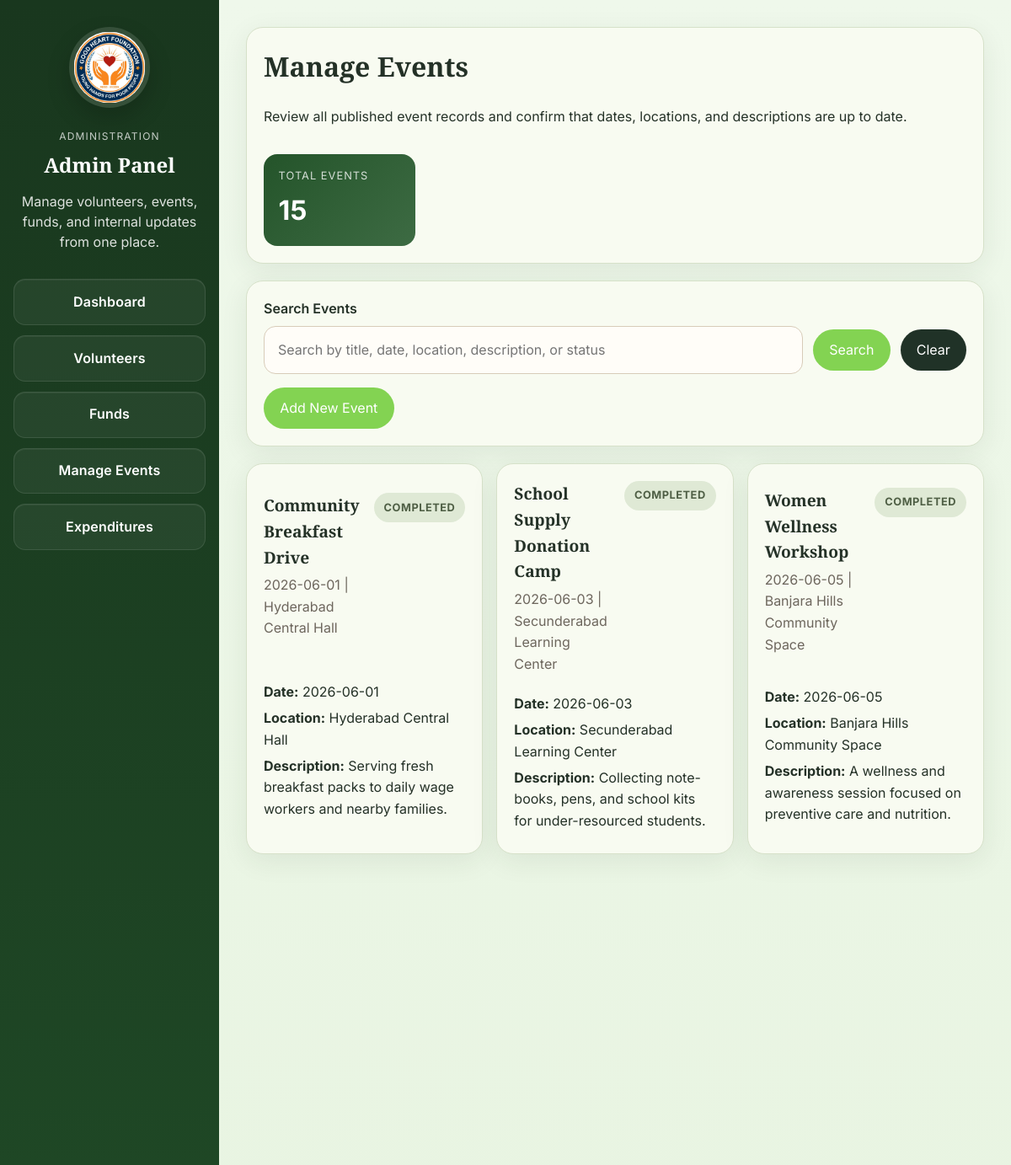
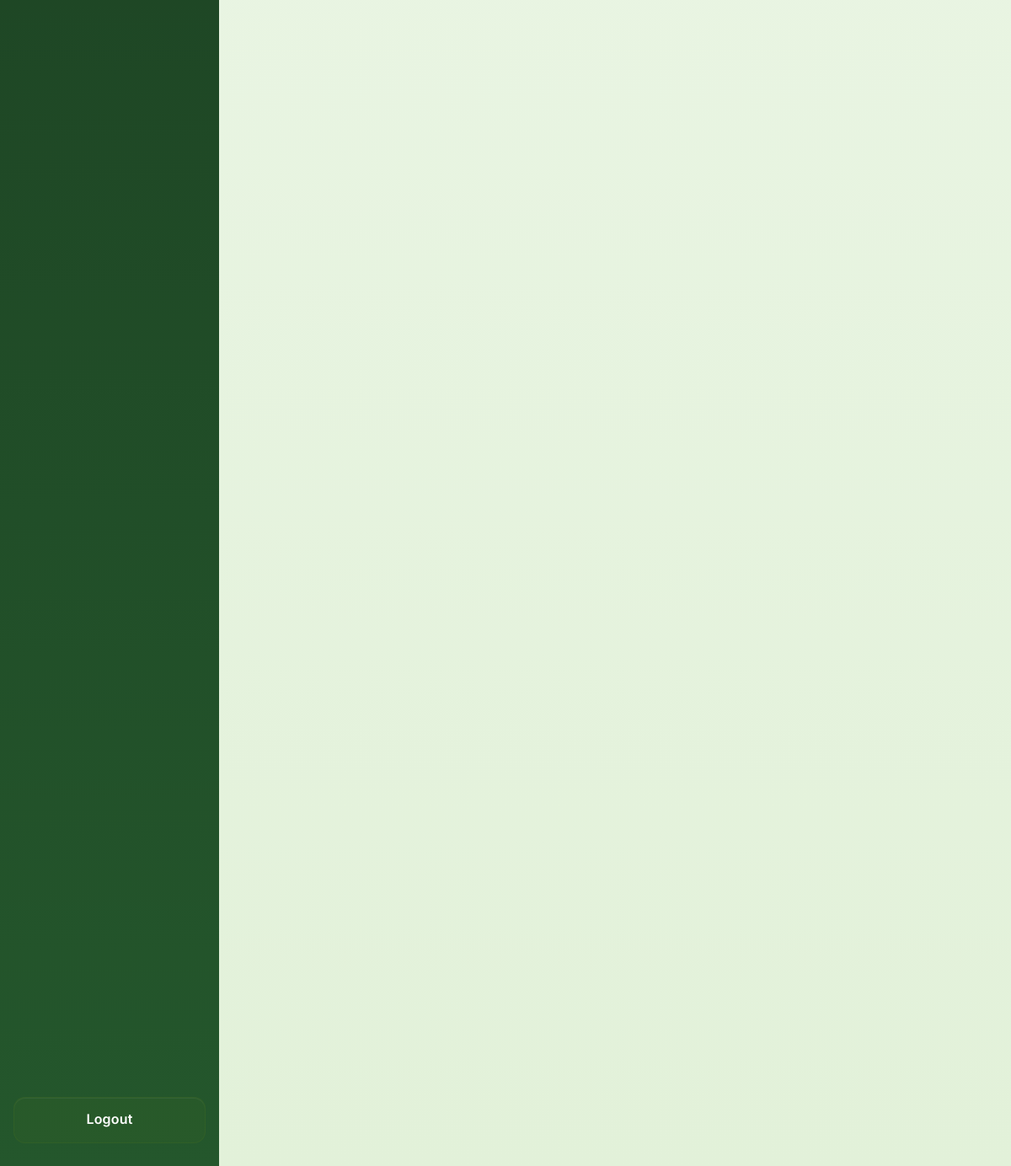
Page /admin/manage-events (signed in) on the committed database (2 pictures, top to bottom).
### tables this page shows
CREATE TABLE events (
    id INTEGER PRIMARY KEY AUTOINCREMENT,
    title TEXT NOT NULL,
    description TEXT,
    event_date TEXT NOT NULL,
    location TEXT NOT NULL,
    image_path TEXT,
    created_at TIMESTAMP DEFAULT CURRENT_TIMESTAMP
);

### routes/admin_routes.py (the view, shortened to what this page needs)
@admin_bp.route("/manage-events")
@login_required
def manage_events():
    events = get_all_events()
    search_query = request.args.get("q", "").strip()
    today = date.today()
    for event in events:
        try:
            event_date = date.fromisoformat(event.get("event_date", ""))
            event["status"] = "Upcoming" if event_date >= today else "Completed"
        except ValueError:
            event["status"] = "Unknown"
    return render_template(
        "admin/manage_events.html",
        events=events,
        search_query=search_query,
    )

### controllers/event_controller.py (called while the page is built)
def get_all_events():
    return get_events()

### models/event_model.py (called while the page is built)
def get_events():
    return fetch_all("SELECT * FROM events ORDER BY event_date ASC")

### utils/auth.py (called while the page is built)
def login_required(f):
    @wraps(f)
    def decorated_function(*args, **kwargs):
        if "admin_user" not in session:
            return redirect(url_for("admin.login"))
        return f(*args, **kwargs)
    return decorated_function

### utils/helpers.py (called while the page is built)
def get_db_connection(database_path=None):
    db_path = database_path or os.path.join(BASE_DIR, "database", "ngo.db")
    connection = sqlite3.connect(db_path)
    connection.row_factory = sqlite3.Row
    return connection

def fetch_all(query, params=()):
    connection = get_db_connection()
    try:
        rows = connection.execute(query, params).fetchall()
        return [dict(row) for row in rows]
    finally:
        connection.close()

### templates/admin/manage_events.html (shortened to what this page needs)
{% extends "base.html" %}
{% block styles %}<link rel="stylesheet" href="{{ url_for('static', filename='css/admin.css') }}">{% endblock %}
{% block body %}
<div class="admin-layout">
    {% include "admin/sidebar.html" %}
    <main class="admin-content">
        <div class="card admin-section-head">
            <div>
                <h1>Manage Events</h1>
                <p>Review all published event records and confirm that dates, locations, and descriptions are up to date.</p>
            </div>
            <div class="admin-pill">
                <span>Total Events</span>
                <strong>{{ events|length }}</strong>
            </div>
        </div>
        <form class="card volunteer-toolbar" method="get" action="{{ url_for('admin.manage_events') }}">
            <label for="event-search" class="volunteer-toolbar__label">Search Events</label>
            <div class="volunteer-toolbar__row">
                <input
                    id="event-search"
                    type="search"
                    name="q"
                    value="{{ search_query or '' }}"
                    class="volunteer-toolbar__input"
                    placeholder="Search by title, date, location, description, or status"
                >
                <button type="submit" class="button volunteer-toolbar__button">Search</button>
                <a href="{{ url_for('admin.manage_events') }}" class="button volunteer-toolbar__button volunteer-toolbar__button--secondary">Clear</a>
            </div>
            <div class="event-toolbar__action">
                <button type="button" class="button volunteer-toolbar__button" data-open-event-modal>Add New Event</button>
            </div>
        </form>
        <div class="volunteer-grid">
            {% for event in events %}
            <article
                class="card event-card event-card--interactive"
                data-event-card-open
                data-event-id="{{ event.id }}"
                data-event-title="{{ event.title }}"
                data-event-date="{{ event.event_date }}"
                data-event-location="{{ event.location }}"
                data-event-description="{{ event.description or 'No description added.' }}"
                data-event-status="{{ event.status }}"
            >
                <div class="volunteer-card__top">
                    <div>
                        <h2 class="volunteer-card__name">{{ event.title }}</h2>
                        <p class="volunteer-card__meta">{{ event.event_date }} | {{ event.location }}</p>
                    </div>
                    <span class="event-card__badge event-card__badge--{{ event.status|lower }}">{{ event.status }}</span>
                </div>
                <div class="volunteer-card__details">
                    <p><strong>Date:</strong> {{ event.event_date }}</p>
                    <p><strong>Location:</strong> {{ event.location }}</p>
                    <p><strong>Description:</strong> {{ event.description or 'No description added.' }}</p>
                </div>
            </article>
            {% else %}
            <div class="card">
                <p>No events available.</p>
            </div>
            {% endfor %}
        </div>
    </main>
</div>
{% endblock %}

### static/css/style.css (style rules this page uses)
:root { --bg: #edf7e9; --surface: #f8fbf1; --text: #243127; --accent: #83D352; --accent-dark: #4f7c2f; --border: #d6e1c9; }
body { margin: 0; font-family: 'Inter', sans-serif; font-size: 16px; line-height: 1.6; color: var(--text); background: linear-gradient(180deg, #eff8eb 0%, #e2f1d9 100%); }
h1, h2 { font-family: 'Playfair Display', serif; }
*, *::before, *::after { box-sizing: border-box; }
button, input, select, textarea { font: inherit; }
.card { background: var(--surface); border: 1px solid var(--border); border-radius: 20px; padding: 1.25rem; box-shadow: 0 8px 32px rgba(36, 49, 39, 0.08); align-items: center; transition: transform 0.25s ease, box-shadow 0.25s ease; }
.button { display: inline-block; padding: 0.75rem 1.2rem; border-radius: 999px; background: var(--accent); color: #fff; text-decoration: none; align-items: center; border: none; cursor: pointer; font-weight: 500; transition: background-color 0.2s ease, transform 0.2s ease; }

### static/css/transition.css (style rules this page uses)
body[data-page-ready="true"] { opacity: 1; }
.float-in { opacity: 1 !important; transform: translateY(0) rotate(0) scale(1) !important; }

### static/css/admin.css (style rules this page uses)
.admin-layout { display: grid; grid-template-columns: 260px 1fr; min-height: 100vh; }
.admin-content { padding: 2rem; }
.admin-section-head { margin-bottom: 1.25rem; display: flex; justify-content: space-between; align-items: center; gap: 1rem; flex-wrap: wrap; }
.admin-section-head h1, .admin-section-head p { margin-top: 0; }
.admin-pill { min-width: 180px; padding: 1rem 1.1rem; border-radius: 16px; background: linear-gradient(135deg, #24542a 0%, #3d6b43 100%); color: #fff; }
.admin-pill span { display: block; font-size: 0.8rem; text-transform: uppercase; letter-spacing: 0.08em; opacity: 0.8; }
.admin-pill strong { display: block; margin-top: 0.3rem; font-size: 2rem; }
.volunteer-toolbar { margin-bottom: 1.25rem; }
.volunteer-toolbar__label { display: block; margin-bottom: 0.5rem; font-weight: 600; }
.volunteer-toolbar__row { display: grid; grid-template-columns: minmax(0, 1fr) auto auto; gap: 0.75rem; align-items: center; }
.volunteer-toolbar__input { width: 100%; padding: 0.9rem 1rem; border: 1px solid #d8ccb9; border-radius: 14px; box-sizing: border-box; font: inherit; background: #fffdf8; }
.volunteer-toolbar__button { border: none; cursor: pointer; font: inherit; }
.volunteer-toolbar__button--secondary { background: #203227; }
.volunteer-grid { display: grid; grid-template-columns: repeat(auto-fit, minmax(280px, 1fr)); gap: 1rem; }
.volunteer-card__top { display: flex; justify-content: space-between; gap: 1rem; align-items: flex-start; }
.volunteer-card__top > div { flex: 1 1 0%; min-width: 0; }
.volunteer-card__name, .volunteer-card__meta, .volunteer-card__details p { overflow-wrap: anywhere; word-break: break-word; hyphens: auto; }
.volunteer-card__name { margin: 0 0 0.3rem 0; font-size: 1.2rem; }
.volunteer-card__meta { margin: 0; color: #6d665d; }
.volunteer-card__details p { margin: 0.35rem 0; line-height: 1.6; }
.event-toolbar__action { margin-top: 1rem; }
.event-card { display: grid; gap: 1rem; }
.event-card--interactive { cursor: pointer; transition: transform 0.18s ease, box-shadow 0.18s ease, border-color 0.18s ease; }
.event-card__badge { display: inline-block; padding: 0.45rem 0.75rem; border-radius: 999px; font-size: 0.8rem; font-weight: 700; text-transform: uppercase; letter-spacing: 0.04em; }
.event-card__badge--completed { background: #dfe9d5; color: #4f5f45; }

### rows in the picture
events: title "Community Breakfast Drive", event_date "2026-06-01", location "Hyderabad Central Hall", status "COMPLETED", description "Serving fresh breakfast packs to daily wage workers and nearby families."
events: title "School Supply Donation Camp", event_date "2026-06-03", location "Secunderabad Learning Center", status "COMPLETED", description "Collecting notebooks, pens, and school kits for under-resourced students."
events: title "Women Wellness Workshop", event_date "2026-06-05", location "Banjara Hills Community Space", status "COMPLETED", description "A wellness and awareness session focused on preventive care and nutrition."

### other values in the picture
{{ events|length }} "15"
